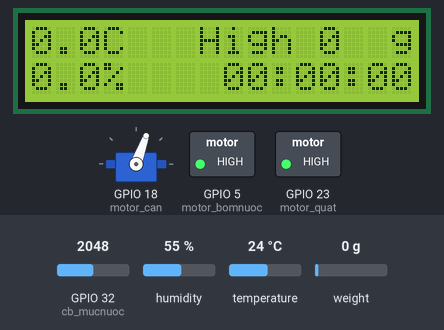
Bench run of a program on a simulated ESP32 board running MicroPython. On the bench: 16×2 character LCD, servo, switched loads named in the program (green lamp = pin HIGH). The test bench sets the inputs (shaded band); at power-on: GPIO 32 (cb_mucnuoc) = 2048, temperature 24 °C, humidity 55 %, weight on the scale 0 g (analog values on the 0–4095 scale). WiFi joins after 1.5 s; the clock reads 2024-03-15 10:24:30 at power-on unless the program sets it; no MQTT or app messages arrive unless stated; what the program prints to the serial console is not drawn.

Above: at 2.9 s.
3.0 s: GPIO 32 (cb_mucnuoc) set to 719
7.1 s: GPIO 32 (cb_mucnuoc) set to 641
At 8.8 s:
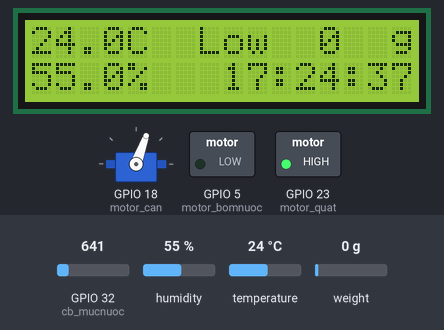
11.2 s: temperature set to 28.3 °C
At 13.8 s:
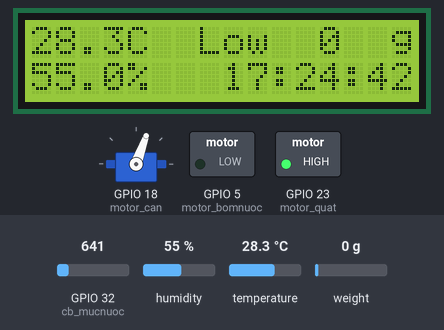
15.3 s: temperature set to 29.8 °C
At 17.8 s:
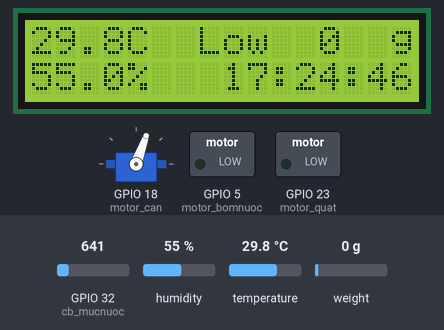
19.4 s: GPIO 32 (cb_mucnuoc) set to 1263
21.5 s: GPIO 32 (cb_mucnuoc) set to 1403
At 22.8 s:
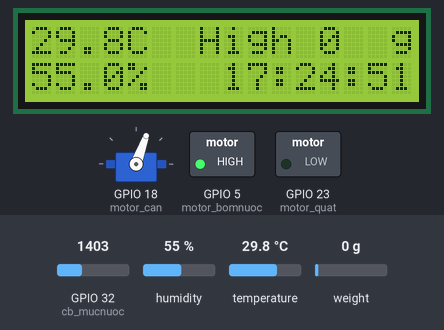
Timing chart, 0 to 24.5 s (numbered marks = the images above; inputs shaded):
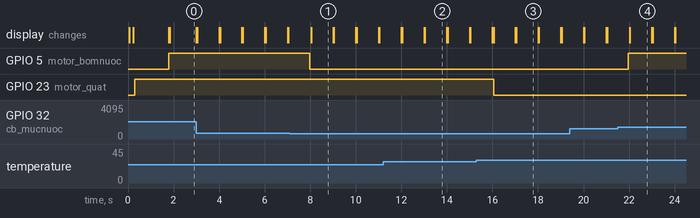

Measured:
- the behaviour switches between 667 and 666 on GPIO 32 (cb_mucnuoc) (found by bisection; images 0 and 1)
- the behaviour switches between 28.9 and 29 °C on temperature (found by bisection; images 2 and 3)
- the behaviour switches between 1334 and 1335 on GPIO 32 (cb_mucnuoc) (found by bisection; images 3 and 4)
- after the input at 7.1 s, GPIO 5 (motor_bomnuoc): HIGH → LOW after 0.87 s; the display: changes after 0.94 s (image 1)
- after the input at 15.3 s, GPIO 23 (motor_quat): HIGH → LOW after 0.77 s
- after the input at 21.5 s, GPIO 5 (motor_bomnuoc): LOW → HIGH after 0.47 s; the display: changes after 0.54 s (image 4)
- what the display in image 1 shows lasts 1.0 s, from 8.0 s to 9.0 s

The program:

Pet_IoT_MQTT_NodeRed_MicroPython.py
```python
# Import library
import dht
from machine import Pin, ADC, SoftI2C, unique_id, reset
import ntptime
import network
from time import sleep, time, localtime
from hx711 import HX711
from i2c_lcd import I2cLcd
from lcd_api import LcdApi
from servo import Servo
import ubinascii
from umqtt.simple import MQTTClient
# Set the debug to None and activate the garbage collector
import esp
esp.osdebug(None)     # debug set to none
import gc             # garbage collector
gc.collect()
import sys

# LCD Configure
AddLcd = 0x27
i2c = SoftI2C(scl=Pin(22), sda=Pin(21), freq=400000)
lcd = I2cLcd(i2c, AddLcd, 2, 16)

'''
# Connect to Wi-Fi network
wifi_ssid = "LUN 1"
wifi_pass = "Xomtro179"

wlan = network.WLAN(network.STA_IF)
def connect_wifi():
    wlan.active(True)
    wlan.scan()
    print('Connecting to:', wifi_ssid)
    wlan.connect(wifi_ssid, wifi_pass)
    while not wlan.isconnected():
        pass   #wait till connection
    print("Wi-Fi connected:", wlan.ifconfig())
connect_wifi()
'''

# Default MQTT server to connect
SERVER = "22b3450b2590409fa7d64cb9e3087bdd.s1.eu.hivemq.cloud"
server_name = "HiveMQ.com"
CLIENT_ID = ubinascii.hexlify(unique_id())     # get the ESP unique ID
PORT = 0
USER = "PetIoT"
PASSWORD = "PetIoT2023"

# Topic send data
# Sensors
TIME_TOPIC  = b"timeRTC"
DHT_TOPIC1  = b"sensor/DHT/Temp"
DHT_TOPIC2  = b"sensor/DHT/Hum"
LC_TOPIC    = b"sensor/Loadcell"
WATER_TOPIC = b"sensor/WaterLv"

# Topic receive data
Threshold_CAN_TOPIC     = b"threshold/can"
Threshold_QUAT_TOPIC    = b"threshold/quat"

# Connect to broker
def connect_broker():
    mqttClient = MQTTClient(CLIENT_ID, SERVER,
                            PORT, USER, PASSWORD,
                            keepalive=60, ssl=True,
                            ssl_params={'server_hostname':'22b3450b2590409fa7d64cb9e3087bdd.s1.eu.hivemq.cloud'})
    mqttClient.connect()
    print(f"Connected to MQTT Broker :: {server_name}", '\n')
    return mqttClient
def restart_and_reconnect():
    print('Failed to connect to MQTT broker. Reconnecting...')
    sleep(10)
    reset()

try:
    mqttClient = connect_broker()

    lcd.clear()
    lcd.move_to(2,0)
    lcd.putstr("Connected to")
    lcd.move_to(2,1)
    lcd.putstr("MQTT Broker")
except OSError as e:
    restart_and_reconnect()

time_loop = 0

#NTP Time
ntptime.host = "1.asia.pool.ntp.org"
ntptime.settime()
UTC_OFFSET = 7*3600
time_ntp = 0
hour = 0
minute = 0
second = 0
def gettime_ntp():
    global time_ntp
    global hour, minute, second
    if (time() - time_ntp) >= 1:
        time_now = localtime(time() + UTC_OFFSET)
        hour = time_now[3]
        minute = time_now[4]
        second = time_now[5]
        try:
            mqttClient.publish(TIME_TOPIC, str("{:02d}:{:02d}:{:02d}".format(hour, minute, second)).encode())
        except OSError as e:
            print("Get time error!")
        time_ntp = time()

#DHT22 Sensor
cb_dht = dht.DHT22(Pin(33))
time_dht = 0
doC = 0
doam = 0
motor_quat = Pin(23, Pin.OUT, value = 1)
nhietdo_nguong = 29
def get_dht():
    global time_dht
    global doC, doam
    if time() - time_dht >= 1:
        try:
            cb_dht.measure()
            doC = cb_dht.temperature()
            mqttClient.publish(DHT_TOPIC1, str("{:.1f}".format(doC)).encode())
            doam = cb_dht.humidity()
            mqttClient.publish(DHT_TOPIC2, str("{:.1f}".format(doam)).encode())
        except OSError as e:
            print('Failed to read sensor DHT22.')
        time_dht = time()
def bat_quat():
    if doC >= nhietdo_nguong:
        motor_quat.off()
    else:
        motor_quat.on()

#Loadcell Sensor
hx = HX711(dout = 15, pd_sck = 4)
hx.set_scale(200380)            #Calibration for Loadcell
hx.tare()
time_weight = 0
weight_gram = 0
motor_can = Servo(pin = 18)
motor_can.move(70)
can_nguong = 100
def get_weight():
    global time_weight
    global weight_gram
    if time() - time_weight >= 1:
        weight_kg = hx.get_units(10)
        weight_gram = 0
        for i in range(9):
            weight_gram += weight_kg*1000
        if (weight_gram/10) < 0:
            weight_gram = 0
        mqttClient.publish(LC_TOPIC, str("{} gram".format(round(weight_gram/10))).encode())
        time_weight = time()
def can_thuc_an():
    phutMoCan = 30
    gioMoCan = [3, 7, 11, 15, 19, 23]
    for flag in gioMoCan:
        if hour == flag and minute == phutMoCan and round(weight_gram/10) <= can_nguong:
            motor_can.move(100)
        else:
            motor_can.move(70)

#Water Sensor
cb_mucnuoc = ADC(Pin(32))
cb_mucnuoc.atten(ADC.ATTN_11DB)
cb_mucnuoc.width(ADC.WIDTH_10BIT)
time_mucnuoc = 0
mucnuoc = "High"
motor_bomnuoc = Pin(5, Pin.OUT, value = 1)
value = 0
def get_mucnuoc():
    global time_mucnuoc
    global mucnuoc, value
    if time() - time_mucnuoc >= 1:
        value = 0
        for i in range(9):
            value += cb_mucnuoc.read()
        if (value/10) < 150:
            mucnuoc = "Low"
            mqttClient.publish(WATER_TOPIC, str("{}".format(mucnuoc)).encode())
        elif (value/10) >= 300:
            mucnuoc = "High"
            mqttClient.publish(WATER_TOPIC, str("{}".format(mucnuoc)).encode())
        time_mucnuoc = time()
def bom_nuoc():
    if (value/10) < 150:
        motor_bomnuoc.off()
    elif (value/10) >= 300:
        motor_bomnuoc.on()

def lcd_print():
    lcd.move_to(0,0)
    lcd.putstr("{:.1f}C".format(doC))
    lcd.move_to(0,1)
    lcd.putstr("{:.1f}%".format(doam))
    lcd.move_to(7,0)
    lcd.putstr(mucnuoc)
    lcd.move_to(12,0)
    lcd.putstr("{}".format(round(weight_gram/10)))
    lcd.move_to(15,0)
    lcd.putstr("g")
    lcd.move_to(8,1)
    lcd.putstr("{:02d}:{:02d}:{:02d}".format(hour, minute, second))
def shell_print():
    print("Time now: {:02d}:{:02d}:{:02d}".format(hour, minute, second))
    print("Temp: {:.1f}C".format(doC), "    ", "Hum: {:.1f}%".format(doam))
    print("Can thuc an: {} g".format(round(weight_gram/10)))
    print("CB_mucnuoc: {}".format(round(value/10)), "     ", "Muc nuoc: {}".format(mucnuoc))
    print("=================================")

def callback(topic, msg):
    global nhietdo_nguong
    global can_nguong
    print('\n', "Received message on topic: {}, message: {}".format(topic, msg))
    if topic == b"threshold/quat":
        nhietdo_nguong = int(msg)
        print ("nhietdo_nguong:", msg, '\n')
    elif topic == b"threshold/can":
        can_nguong = int(msg)
        print ("can_nguong:", msg, '\n')

mqttClient.set_callback(callback)
mqttClient.subscribe(Threshold_CAN_TOPIC)
mqttClient.subscribe(Threshold_QUAT_TOPIC)

while True:
    try:
        '''
        if not wlan.isconnected():
            print("WiFi connection lost. Reconnecting...")
            wlan = connect_wifi()
        '''
        mqttClient.check_msg()
        if time() - time_loop >= 1:
            shell_print()
            lcd.clear()
            lcd_print()

            gettime_ntp()

            get_dht()
            bat_quat()

            get_weight()
            can_thuc_an()

            get_mucnuoc()
            bom_nuoc()

            time_loop = time()
    except:
        print('\n',"===============Client is Disconnect===============", '\n')
        mqttClient.disconnect()
        sys.exit()
```
